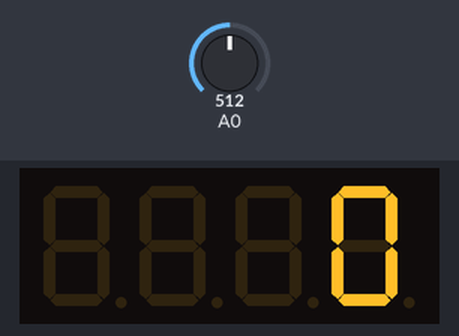
Bench run of a program on a simulated Arduino Uno, built with avr-gcc and run on an emulated ATmega328P. On the bench: 4-digit seven-segment display. Inputs (shaded band) come from the test bench; at power-on: A0 = 512.

Above: at 1.2 s.
1.3 s: A0 set to 532
At 2.5 s:
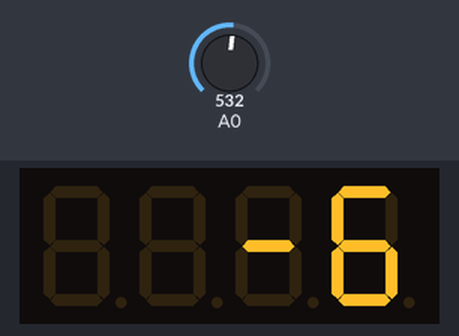
3.1 s: A0 set to 500
At 4.0 s:
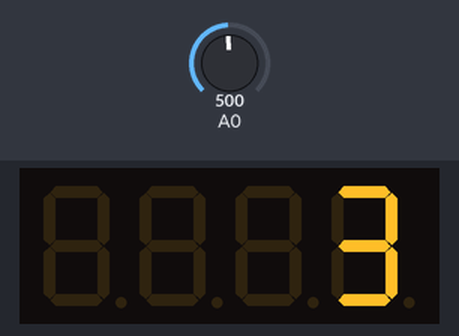
4.7 s: A0 set to 520
6.3 s: A0 set to 511
At 6.9 s:
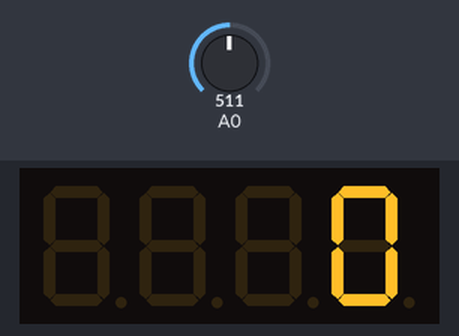
Timing chart, 0 to 8.9 s (numbered marks = the images above; inputs shaded):
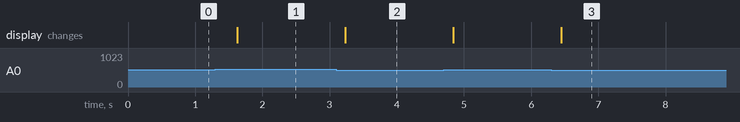

Measured:
- the behaviour switches between 513 and 514 on A0 (found by bisection; images 0 and 1)
- after the input at 1.3 s, the display: changes after 0.33 s (image 1)
- after the input at 3.1 s, the display: changes after 0.13 s (image 2)
- after the input at 6.3 s, the display: changes after 0.15 s (image 3)

The program:

main.cpp
```cpp
#include <Arduino.h>
#include <TM1637Display.h>

#define WET_THRESHOLD 190
#define DRY_THRESHOLD 510

// define the pins used by the LED display
#define CLK 2
#define DIO 3

// display include needs library import.
// PlatformIO -> lib -> search for TM1637 -> install
TM1637Display display(CLK, DIO);

void setup() {
  pinMode(A0, INPUT);
  display.setBrightness(0); // Set the initial brightness to the lowest level
  Serial.begin(9600);
}


void loop() {
  int sensorValue = analogRead(A0);
  int moisture = map(sensorValue, DRY_THRESHOLD, WET_THRESHOLD, 0, 100);
  display.setBrightness(1);
  display.showNumberDec(moisture, false);
  delay(300);
}
```
